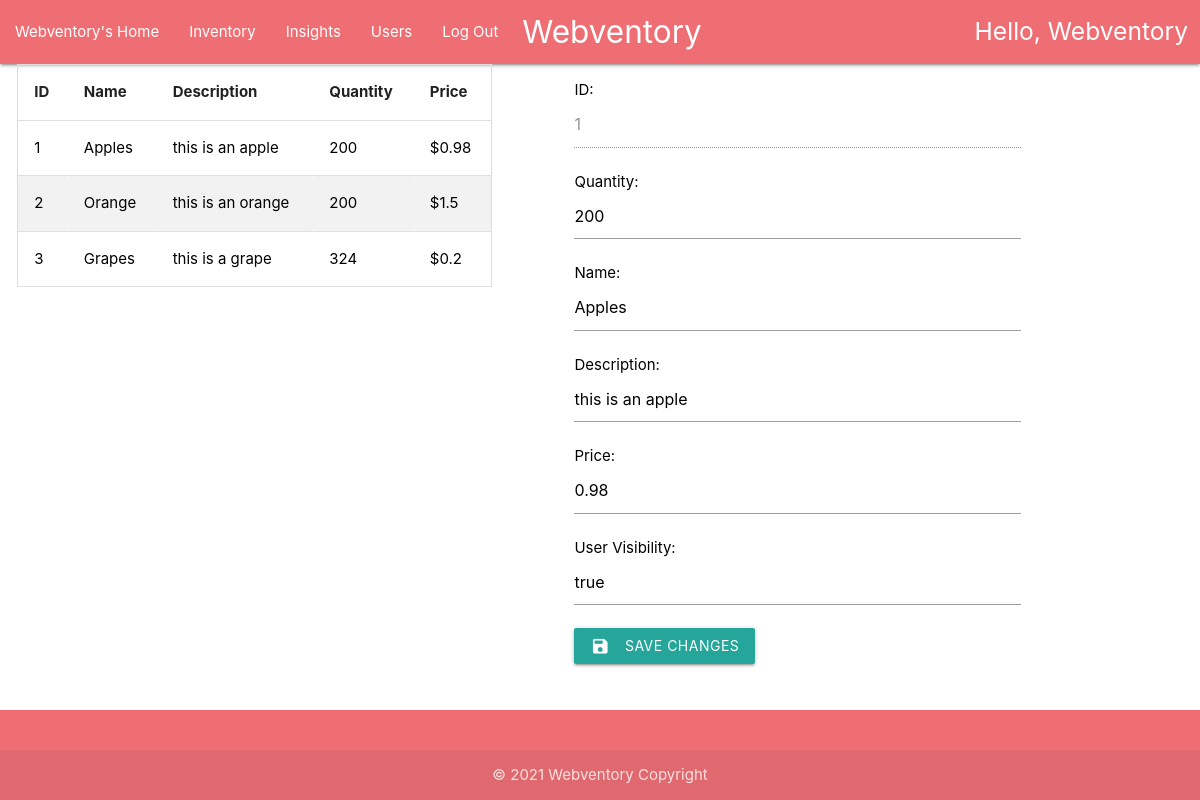
Before: /userInventory/1/edit (signed in) with the older database file.
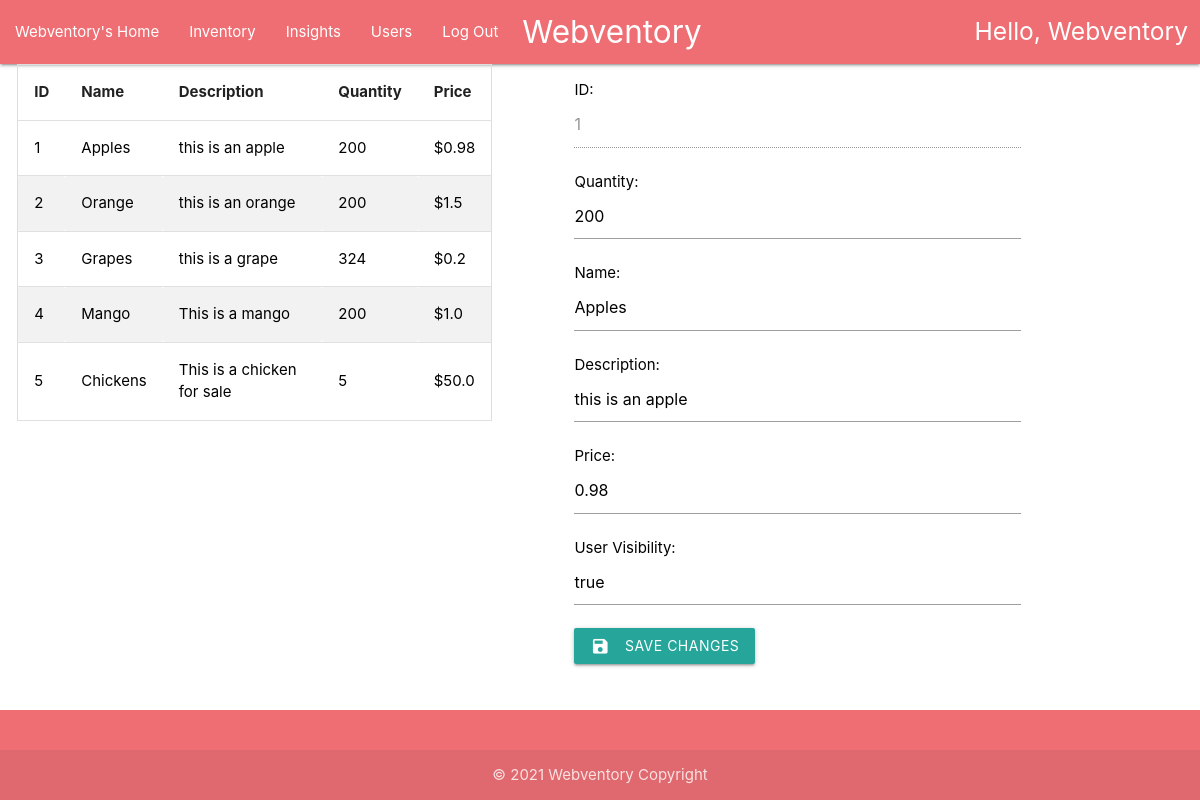
After: the same page with the newer database file.
### home/models.py (models this page shows, shortened)
class Item(models.Model):
    id = models.AutoField(unique=True, primary_key=True)
    name = models.CharField(max_length=30)
    description = models.CharField(max_length=100)
    quantity = models.IntegerField()
    price = models.FloatField()
    user_visibility = models.CharField(max_length=30)

### home/views.py (the view, shortened to what this page needs)
# urls.py: path('userInventory/<int:item_id>/edit', views.user_inventory_edit),
@login_required(login_url='/login')
def user_inventory_edit(request, item_id=0):
    item = Item.objects.get(id=item_id)
    items = Item.objects.all().select_related()
    itemHistory = ItemHistory.objects.filter(item_id=item)
    return render(request, 'home/userHomeInventoryEdit.html',
                  {"username": str(request.user).title(), "item": item, "items": items,
                   "itemHistories": itemHistory})

### home/models.py (called while the page is built)
    def __str__(self):
        return self.username

### home/templates/home/userHomeInventoryEdit.html (shortened to what this page needs)
{% extends 'home/userHome.html' %}
{% block content %}
{% load static %}
<link rel="stylesheet" href="{% static 'home/css/style.css' %}">
<div class="row" style="padding-left : .5%;">
    <div class="container-fluid">
        <div class="col s5 center">
            <table id="myTable">
                <thead>
                <tr>
                    <th>ID</th>
                    <th>Name</th>
                    <th>Description</th>
                    <th>Quantity</th>
                    <th>Price</th>
                </tr>
                </thead>
                <tbody>
                {% for item in items %}
                <tr>
                    <td><a style="color: black" href="/userInventory/{{item.id}}">
                        {{ item.id }}
                    </a></td>
                    <td><a style="color: black" href="/userInventory/{{item.id}}">
                        {{ item.name }}
                    </a></td>
                    <td><a style="color: black" href="/userInventory/{{item.id}}">
                        {{ item.description }}
                    </a></td>
                    <td><a style="color: black" href="/userInventory/{{item.id}}">
                        {{ item.quantity }}
                    </a></td>
                    <td><a style="color: black" href="/userInventory/{{item.id}}">
                        ${{ item.price }}
                    </a></td>
                </tr>
                {% endfor %}
                </tbody>
            </table>
        </div>
    </div>
    <div class="container-fluid">
        <div class="col s7 left" style="padding-left: 5%">
            <form class="col s9" name="ItemEditForm" action="/userInventory/{{item.id}}/edit" method="post">
                <p><label for="id_item">ID:</label>
                    <input id="id_item" type="number" name="item" disabled value="{{item.id}}" required></p>
                <p><label for="id_quantity">Quantity:</label>
                    <input id="id_quantity" type="number" name="quantity" value="{{item.quantity}}" required></p>
                <p><label for="id_name">Name:</label>
                    <input type="text" name="name" id="id_name" maxlength="30" value="{{item.name}}" required></p>
                <p><label for="description">Description:</label>
                    <input type="text" name="description" id="description" maxlength="100" value="{{item.description}}"
                           required></p>
                <p><label for="price">Price:</label>
                    <input type="number" name="price" id="price" step="any" value="{{item.price}}" required></p>
                <p><label for="user_visibility">User Visibility:</label>
                    <input type="text" name="user_visibility" id="user_visibility"
                           value="{{item.user_visibility}}">
                </p>
                <button class="btn waves-effect waves-light hoverable" type="submit" name="action"><i
                        class="material-icons left">save</i>Save Changes
                </button>
            </form>
        </div>
    </div>
</div>
{% endblock %}

Changed rows visible on the page:
added Item: id "4", name "Mango", description "This is a mango", quantity "200", price "1.0"
added Item: id "5", name "Chickens", description "This is a chicken for sale", quantity "5", price "50.0"
